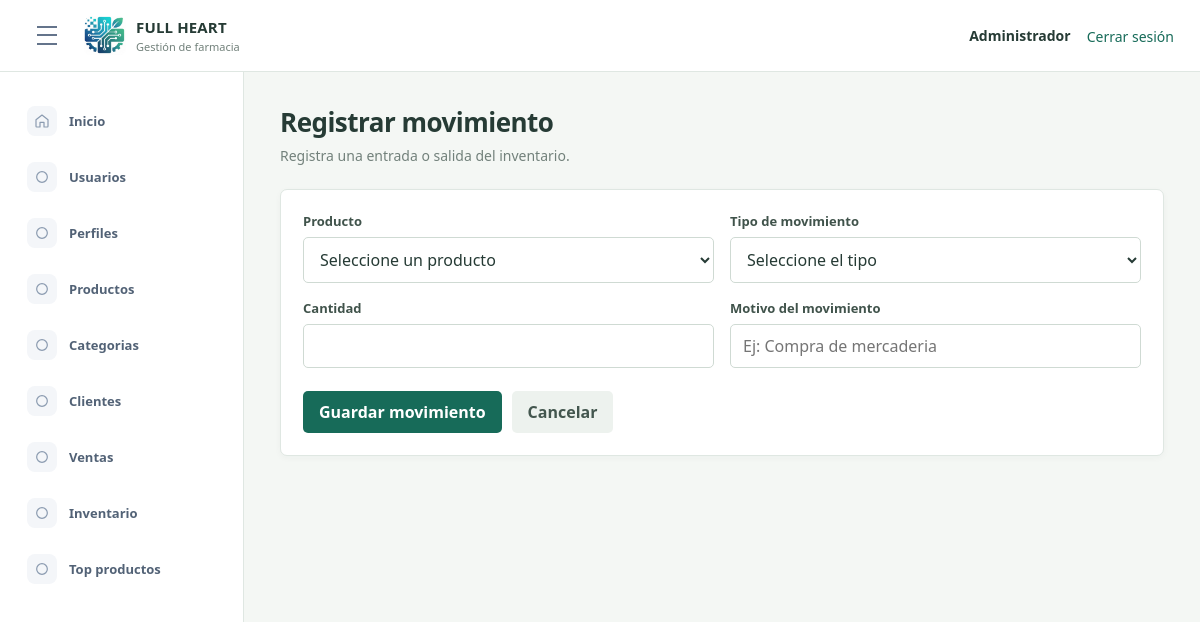
/index.php?route=module/inventario/crear (signed in), run on an earlier commit of the app's database.
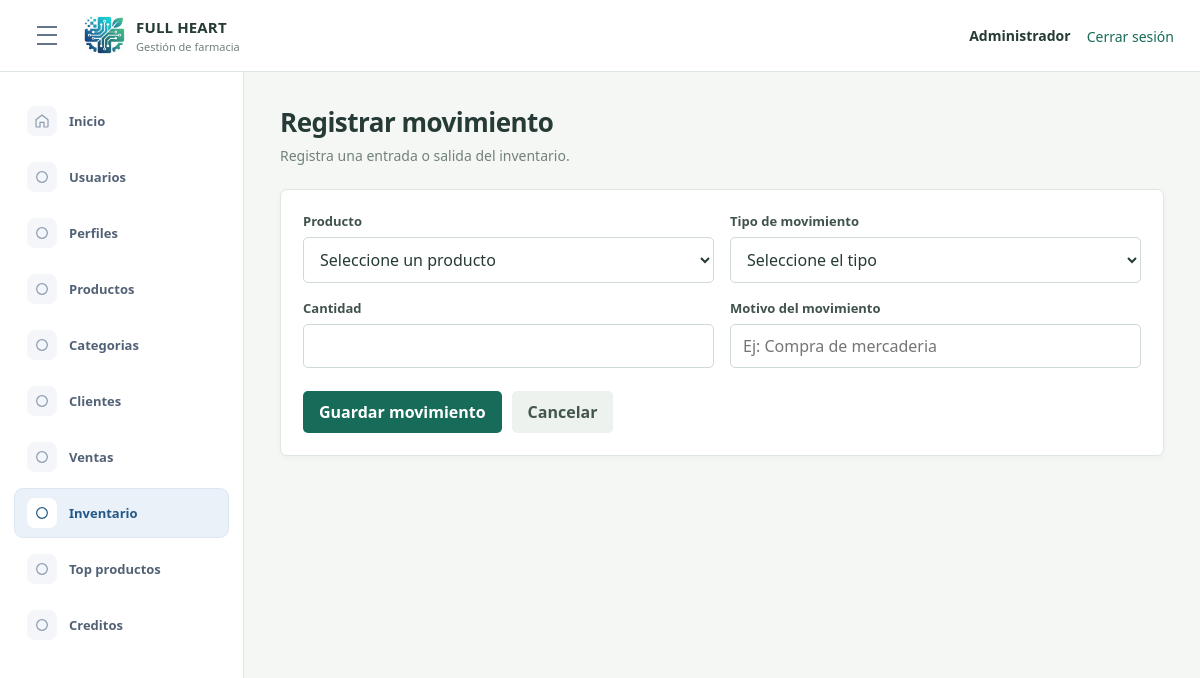
And on a later commit of the database.
### tables this page shows
CREATE TABLE `opcion` (
  `idopcion` int(11) NOT NULL AUTO_INCREMENT,
  `descripcion` varchar(100) NOT NULL,
  `url` varchar(200) NOT NULL,
  `icono` varchar(50) NOT NULL DEFAULT 'fa-circle',
  `estado` tinyint(1) NOT NULL DEFAULT 1,
  `fecha_creacion` datetime NOT NULL DEFAULT current_timestamp(),
  PRIMARY KEY (`idopcion`)
);

### app/Controllers/InventarioController.php (called while the page is built, shortened)
<?php
class InventarioController
{
    private Profile $profiles;
    public function __construct(
        Inventario $inventario,
        Profile $profiles
    ) {
        $this->profiles = $profiles;
    }
    public function create(): void
    {
        $menuOptions = $this->requireAccess("GET");
        require __DIR__ . "/../Views/layout/app.php";
    }
    private function requireAccess(string $method): array
    {
        $menuOptions = $this->profiles->menuOptions(
            (int) ($_SESSION["idperfil"] ?? 0)
        );
        foreach ($menuOptions as $option) {
            if (in_array(
                $option["url"] ?? "",
                ["module/inventario", "vista/inventario.php"],
                true
            )) {
                $allowed = true;
                break;
            }
        }
        return $menuOptions;
    }
}

### app/Models/Profile.php (called while the page is built, shortened)
<?php
class Profile
{
    private PDO $db;
    public function __construct(PDO $db)
    {
        $this->db = $db;
    }
    public function menuOptions(int $profileId): array
    {
        $sql = "SELECT o.descripcion, o.url, o.icono
                FROM perfil p
                INNER JOIN opcion o ON o.estado = 1
                LEFT JOIN acceso a ON a.idopcion = o.idopcion AND a.idperfil = p.idperfil
                WHERE p.idperfil = :idperfil
                  AND (UPPER(p.nombre) = 'ADMINISTRADOR' OR a.estado = 1)
                ORDER BY o.idopcion";
        $statement = $this->db->prepare($sql);
        $statement->execute(["idperfil" => $profileId]);
        return $statement->fetchAll();
    }
}

### app/Models/User.php (called while the page is built, shortened)
<?php
class User
{
    private PDO $db;
    public function __construct(PDO $db)
    {
        $this->db = $db;
    }
    public function isActive(int $id): bool
    {
        $statement = $this->db->prepare("SELECT 1 FROM usuario WHERE idusuario = :id AND estado = 1");
        $statement->execute(["id" => $id]);
        return $statement->fetchColumn() !== false;
    }
}

### app/Views/inventario/form.php (the view, shortened to what the changed rows need)
<div class="page-title">
    <h1>Registrar movimiento</h1>
</div>

### app/Views/layout/sidebar.php (shortened to what the changed rows need)
<?php $currentRoute = $_GET["route"] ?? "dashboard"; ?>
<aside class="sidebar">
    <nav aria-label="Menu principal">
        <?php foreach ($menuOptions as $option): ?>
            <?php $route = $option["url"] ?? ""; ?>
            <?php
                $icons = [
                    "module/usuarios" => '<circle cx="9" cy="8" r="3"/><path d="M3 20v-1a6 6 0 0 1 12 0v1zM16 5.5a3 3 0 0 1 0 5.8M18 14a5 5 0 0 1 3 4.5V20h-3"/>',
                    "module/perfiles" => '<rect x="5" y="3" width="14" height="18" rx="2"/><path d="M9 3.5h6M9 10h6M9 14h6M9 18h3"/>',
                    "module/productos" => '<path d="m4 7 8-4 8 4-8 4zM4 7v10l8 4 8-4V7M12 11v10"/>',
                    "module/categorias" => '<path d="M20 13 11 22l-9-9V3h10z"/><circle cx="7" cy="7" r="1"/>',
                    "module/clientes" => '<rect x="4" y="3" width="16" height="18" rx="2"/><circle cx="12" cy="9" r="3"/><path d="M8 17a4 4 0 0 1 8 0"/>',
                    "module/ventas" => '<path d="M3 4h2l2.5 11h11L21 7H6M9 19h.01M18 19h.01"/>',
                    "module/inventario" => '<path d="M3 21h18M5 21V8l7-5 7 5v13M9 21v-6h6v6M9 10h.01M15 10h.01"/>',
                    "module/top-productos" => '<path d="M4 20V10M10 20V4M16 20v-7M22 20H2"/>',
                    "module/creditos" => '<rect x="3" y="6" width="18" height="13" rx="2"/><path d="M3 10h18M7 15h4"/>'
                ];
                $icon = $icons[$route] ?? '<circle cx="12" cy="12" r="8"/>';
            ?>
            <a href="index.php?route=<?= urlencode($route) ?>" <?= ($currentRoute === $route || str_starts_with($currentRoute, $route . "/")) ? 'aria-current="page"' : "" ?>>
                <span class="nav-icon" aria-hidden="true"><svg viewBox="0 0 24 24"><?= $icon ?></svg></span>
                <span><?= htmlspecialchars($option["descripcion"]) ?></span>
            </a>
        <?php endforeach; ?>
    </nav>
</aside>

What changed in the data, as far as the page shows it:
changed opcion "Inventario": url "vista/inventario.php" → "module/inventario" (drawn)
added opcion: descripcion "Creditos"
